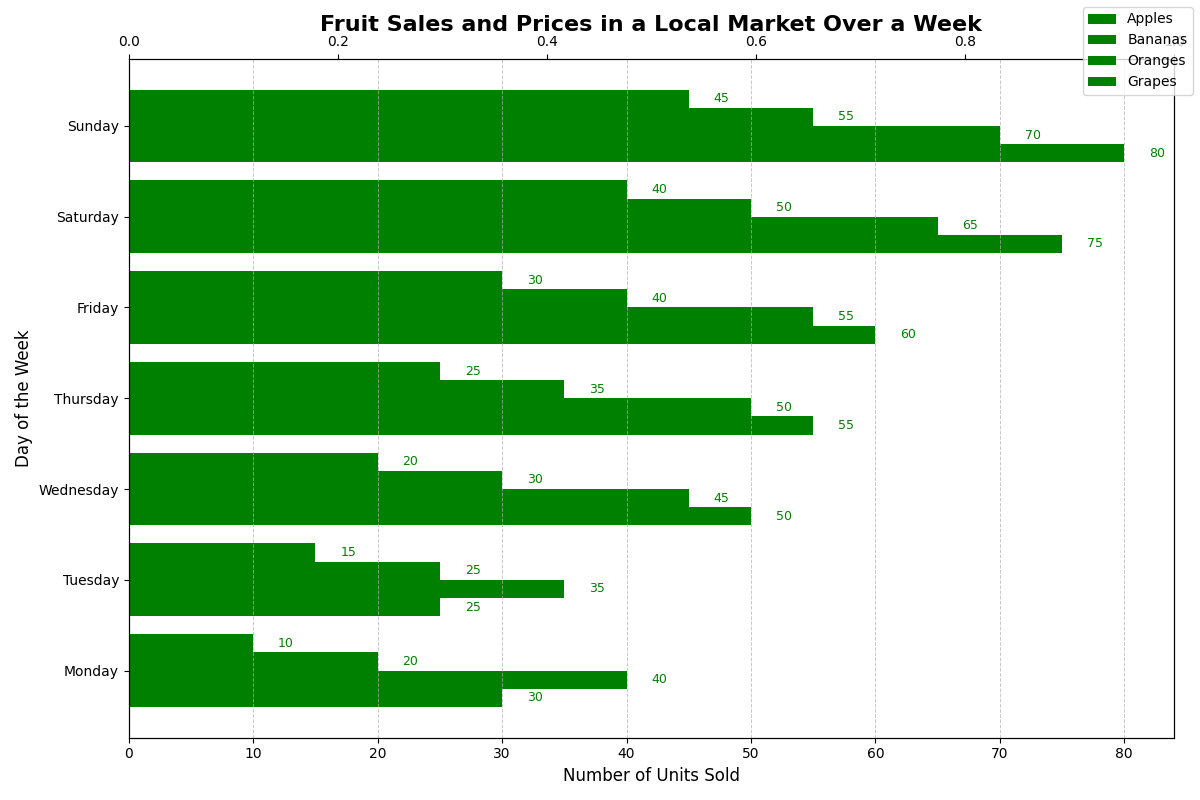

Write Python code to recreate this figure.
import matplotlib.pyplot as plt
import numpy as np

# Data
days = ['Monday', 'Tuesday', 'Wednesday', 'Thursday', 'Friday', 'Saturday', 'Sunday']

# Sales data: lists of number of fruits sold each day 
apples_sales = [30, 25, 50, 55, 60, 75, 80]
bananas_sales = [40, 35, 45, 50, 55, 65, 70]
oranges_sales = [20, 25, 30, 35, 40, 50, 55]
grapes_sales = [10, 15, 20, 25, 30, 40, 45]

# Prices data: price per unit in dollars
fruit_prices = [1.0, 0.5, 0.75, 2.0]  # Prices of Apples, Bananas, Oranges, Grapes

# Setting up figure and primary axis
fig, ax1 = plt.subplots(figsize=(12, 8))

# Indices for placement of bars
y_indexes = np.arange(len(days))
height = 0.2  # height of bars in horizontal bar chart

# Single color for all bar plots
bar_color = 'green'

# Horizontal bar plots for each fruit type
ax1.barh(y_indexes - 1.5 * height, apples_sales, height=height, color=bar_color, label='Apples')
ax1.barh(y_indexes - 0.5 * height, bananas_sales, height=height, color=bar_color, label='Bananas')
ax1.barh(y_indexes + 0.5 * height, oranges_sales, height=height, color=bar_color, label='Oranges')
ax1.barh(y_indexes + 1.5 * height, grapes_sales, height=height, color=bar_color, label='Grapes')

# Set up secondary axis for prices
ax2 = ax1.twiny()

# Plot fruit prices - considering it secondary to the main horizontal bar chart, this plot might not make sense as before,
# thus it is better to reconsider how to represent this secondary data if needed.

# Titles and labels
ax1.set_title('Fruit Sales and Prices in a Local Market Over a Week', fontsize=16, fontweight='bold', pad=20)
ax1.set_ylabel('Day of the Week', fontsize=12)
ax1.set_xlabel('Number of Units Sold', fontsize=12)

# Customizing ticks and gridlines
ax1.set_yticks(y_indexes)
ax1.set_yticklabels(days)
ax1.xaxis.grid(True, linestyle='--', linewidth=0.7, alpha=0.7)

# Adding legends
fig.legend(loc='upper right')

# Annotating each bar with the sales numbers for clarity
for i, sales in enumerate(apples_sales):
    ax1.text(apples_sales[i] + 2, i - 1.5 * height, f'{apples_sales[i]}', va='center', fontsize=9, color=bar_color)
for i, sales in enumerate(bananas_sales):
    ax1.text(bananas_sales[i] + 2, i - 0.5 * height, f'{bananas_sales[i]}', va='center', fontsize=9, color=bar_color)
for i, sales in enumerate(oranges_sales):
    ax1.text(oranges_sales[i] + 2, i + 0.5 * height, f'{oranges_sales[i]}', va='center', fontsize=9, color=bar_color)
for i, sales in enumerate(grapes_sales):
    ax1.text(grapes_sales[i] + 2, i + 1.5 * height, f'{grapes_sales[i]}', va='center', fontsize=9, color=bar_color)

# Adjusting layout
plt.tight_layout()

# Display the plot
plt.show()
